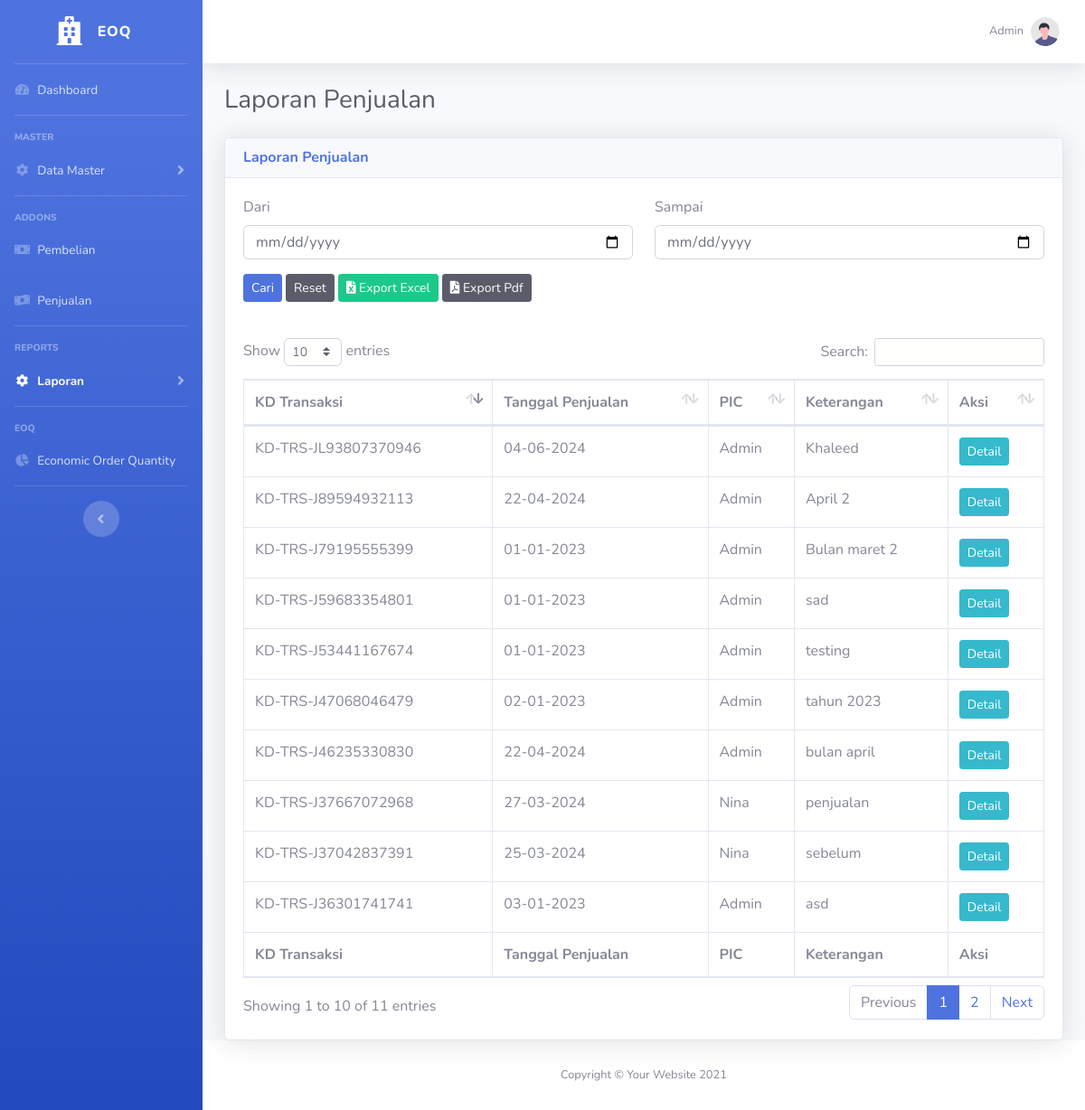
/pages/laporan/laporan_penjualan.php (signed in), run on the app's committed database.
### tables this page shows
CREATE TABLE `transaksi_penjualan` (
  `id` int(11) NOT NULL,
  `kd_transaksi` varchar(100) NOT NULL,
  `user_id` int(11) NOT NULL,
  `produk_id` int(11) NOT NULL,
  `stock_out` int(11) NOT NULL,
  `satuan_id` int(11) NOT NULL,
  `harga` int(11) NOT NULL,
  `total_harga` int(11) NOT NULL,
  `sup_id` int(11) NOT NULL,
  `tanggal` date NOT NULL,
  `keterangan` text NOT NULL
);

CREATE TABLE `user` (
  `id` int(10) NOT NULL,
  `nama` varchar(100) NOT NULL,
  `username` varchar(100) NOT NULL,
  `password` varchar(100) NOT NULL,
  `role_id` int(10) NOT NULL
);

### pages/laporan/laporan_penjualan.php (the view, shortened to what this page needs)
<!DOCTYPE html>
<html lang="en">
<head>
    <link href="../../vendor/fontawesome-free/css/all.min.css" rel="stylesheet" type="text/css">
    <link rel="stylesheet" href="../../css/sweetalert2.min.css">
    <link href="../../css/sb-admin-2.min.css" rel="stylesheet">
    <link href="../../vendor/datatables/dataTables.bootstrap4.min.css" rel="stylesheet" />
</head>
<body id="page-top">
    <div id="wrapper">
        <ul class="navbar-nav bg-gradient-primary sidebar sidebar-dark accordion" id="accordionSidebar">
            <a class="sidebar-brand d-flex align-items-center justify-content-center"
                <?php if ($_SESSION['role'] == 1) { ?> href="../apoteker/dashboard.php" <?php } else { ?>
                href="../admin/dashboard.php" <?php } ?>>
                <div class="sidebar-brand-icon">
                    <i class="fas fa-hospital"></i>
                </div>
                <div class="sidebar-brand-text mx-3">EOQ</div>
            </a>
            <hr class="sidebar-divider my-0">
            <li class="nav-item">
                <a class="nav-link" <?php if ($_SESSION['role'] == 1) { ?> href="../apoteker/dashboard.php"
                    <?php } else { ?> href="../admin/dashboard.php" <?php } ?>>
                    <i class="fas fa-fw fa-tachometer-alt"></i>
                    <span>Dashboard</span></a>
            </li>
            <?php if ($_SESSION['role'] == 2) { ?>
            <hr class="sidebar-divider">
            <div class="sidebar-heading">
                Master
            </div>
            <li class="nav-item">
                <a class="nav-link collapsed" href="#" data-toggle="collapse" data-target="#collapseTwo"
                    aria-expanded="true" aria-controls="collapseTwo">
                    <i class="fas fa-fw fa-cog"></i>
                    <span>Data Master</span>
                </a>
            </li>
            <hr class="sidebar-divider">
            <div class="sidebar-heading">
                Addons
            </div>
            <li class="nav-item">
                <a class="nav-link" href="../pembelian/index.php">
                    <i class="fas fa-fw fa-money-bill"></i>
                    <span>Pembelian</span></a>
            </li>
            <li class="nav-item">
                <a class="nav-link" href="../penjualan/index.php">
                    <i class="fas fa-fw fa-money-bill-wave"></i>
                    <span>Penjualan</span></a>
            </li>
            <?php } ?>
            <hr class="sidebar-divider">
            <div class="sidebar-heading">
                Reports
            </div>
            <li class="nav-item active">
                <a class="nav-link collapsed" href="#" data-toggle="collapse" data-target="#report" aria-expanded="true"
                    aria-controls="report">
                    <i class="fas fa-fw fa-cog"></i>
                    <span>Laporan</span>
                </a>
            </li>
            <hr class="sidebar-divider">
            <?php if ($_SESSION['role'] == 2) { ?>
            <div class="sidebar-heading">
                EOQ
            </div>
            <li class="nav-item">
                <a class="nav-link" href="../eoq/index.php">
                    <i class="fas fa-fw fa-chart-pie"></i>
                    <span>Economic Order Quantity</span></a>
            </li>
            <hr class="sidebar-divider d-none d-md-block">
            <?php } ?>
            <div class="text-center d-none d-md-inline">
                <button class="rounded-circle border-0" id="sidebarToggle"></button>
            </div>
        </ul>
        <div id="content-wrapper" class="d-flex flex-column">
            <div id="content">
                <nav class="navbar navbar-expand navbar-light bg-white topbar mb-4 static-top shadow">
                    <ul class="navbar-nav ml-auto">
                        <li class="nav-item dropdown no-arrow">
                            <a class="nav-link dropdown-toggle" href="#" id="userDropdown" role="button"
                                data-toggle="dropdown" aria-haspopup="true" aria-expanded="false">
                                <span
                                    class="mr-2 d-none d-lg-inline text-gray-600 small text-capitalize"><?= $_SESSION['username']; ?></span>
                                <img class="img-profile rounded-circle" src="../../img/undraw_profile.svg">
                            </a>
                        </li>
                    </ul>
                </nav>
                <div class="container-fluid">
                    <div class="d-sm-flex align-items-center justify-content-between mb-4">
                        <h1 class="h3 mb-0 text-gray-800">Laporan Penjualan</h1>
                    </div>
                    <div class="card shadow">
                        <div class="card-header d-flex align-items-center justify-content-between">
                            <h6 class="m-0 font-weight-bold text-primary">Laporan Penjualan</h6>
                        </div>
                        <?php
                            include '../../config/koneksi.php';
                            if (isset($_GET['dari']) && isset($_GET['sampai'])) {
                                $dari = $_GET['dari'];
                                $sampai = $_GET['sampai'];
                                $query = mysqli_query($conn,
                                "SELECT tp.id, tp.kd_transaksi, tp.tanggal, u.nama, tp.keterangan
                                FROM transaksi_penjualan AS tp
                                INNER JOIN produk AS p ON tp.produk_id = p.id
                                INNER JOIN user AS u ON tp.user_id = u.id
                                INNER JOIN satuan AS s ON tp.satuan_id = s.id
                                INNER JOIN supplier AS sup ON tp.sup_id = sup.id
                                WHERE tp.tanggal BETWEEN '$dari' AND '$sampai'
                                GROUP BY tp.kd_transaksi
                                ORDER BY tp.tanggal DESC");
                            } else {
                                $query = mysqli_query($conn,
                                "SELECT tp.id, tp.kd_transaksi, tp.tanggal, u.nama, tp.keterangan
                                FROM transaksi_penjualan AS tp
                                INNER JOIN produk AS p ON tp.produk_id = p.id
                                INNER JOIN user AS u ON tp.user_id = u.id
                                INNER JOIN satuan AS s ON tp.satuan_id = s.id
                                INNER JOIN supplier AS sup ON tp.sup_id = sup.id
                                GROUP BY tp.kd_transaksi
                                ORDER BY tp.tanggal DESC");
                            }
                        ?>
                        <div class="card-body">
                            <form action="" method="GET">
                                <div class="row">
                                    <div class="col">
                                        <div class="mb-3">
                                            <label for="dari" class="form-label">Dari</label>
                                            <input type="date" class="form-control" id="dari" name="dari">
                                        </div>
                                    </div>
                                    <div class="col">
                                        <div class="mb-3">
                                            <label for="sampai" class="form-label">Sampai</label>
                                            <input type="date" class="form-control" id="sampai" name="sampai">
                                        </div>
                                    </div>
                                </div>
                                <button type="submit" class="btn btn-sm btn-primary mb-4">Cari</button>
                                <a href="laporan_penjualan.php" class="btn btn-sm btn-dark text-white mb-4">Reset</a>
                                <a href="../reports/export-penjualan-excel.php?dari=<?= $dari ?>&sampai=<?= $sampai ?>"
                                    class="btn btn-sm btn-success text-white mb-4"><i class="fas fa-file-excel"></i>
                                    Export Excel</a>
                                <a href="../reports/export-penjualan-pdf.php?dari=<?= $dari ?>&sampai=<?= $sampai ?>"
                                    class="btn btn-sm btn-dark text-white mb-4" target="_blank"><i
                                        class="fas fa-file-pdf"></i>
                                    Export Pdf</a>
                            </form>
                            <div class="mt-3">
                                <table class="table table-bordered" id="tblPenjualan" style="width: 100%;">
                                    <thead>
                                        <tr>
                                            <th>KD Transaksi</th>
                                            <th>Tanggal Penjualan</th>
                                            <th>PIC</th>
                                            <th>Keterangan</th>
                                            <th>Aksi</th>
                                        </tr>
                                    </thead>
                                    <tbody>
                                        <?php
                                        while ($data = mysqli_fetch_array($query)) {
                                            ?>
                                        <tr>
                                            <td><?= $data['kd_transaksi'] ?></td>
                                            <td><?= date('d-m-Y', strtotime($data['tanggal'])) ?></td>
                                            <td><?= $data['nama'] ?></td>
                                            <td><?= $data['keterangan'] ?></td>
                                            <td><a class="btn btn-info btn-sm" id="btn-detail"
                                                    data-kode="<?= $data['kd_transaksi'] ?>">Detail</a></td>
                                        </tr>
                                        <?php
                                        }
                                        ?>
                                    </tbody>
                                    <tfoot>
                                        <tr>
                                            <th>KD Transaksi</th>
                                            <th>Tanggal Penjualan</th>
                                            <th>PIC</th>
                                            <th>Keterangan</th>
                                            <th>Aksi</th>
                                        </tr>
                                    </tfoot>
                                </table>
                            </div>
                        </div>
                    </div>
                </div>
            </div>
            <footer class="sticky-footer bg-white">
                <div class="container my-auto">
                    <div class="copyright text-center my-auto">
                        <span>Copyright &copy; Your Website 2021</span>
                    </div>
                </div>
            </footer>
        </div>
    </div>
</body>
</html>

### data on the page
transaksi_penjualan: kd_transaksi "KD-TRS-JL93807370946", tanggal "04-06-2024", user.nama "Admin", keterangan "Khaleed"
transaksi_penjualan: kd_transaksi "KD-TRS-J46235330830", tanggal "22-04-2024", user.nama "Admin", keterangan "bulan april"
transaksi_penjualan: kd_transaksi "KD-TRS-J89594932113", tanggal "22-04-2024", user.nama "Admin", keterangan "April 2"
transaksi_penjualan: kd_transaksi "KD-TRS-J37667072968", tanggal "27-03-2024", user.nama "Nina", keterangan "penjualan"
transaksi_penjualan: kd_transaksi "KD-TRS-J37042837391", tanggal "25-03-2024", user.nama "Nina", keterangan "sebelum"
transaksi_penjualan: kd_transaksi "KD-TRS-J36301741741", tanggal "03-01-2023", user.nama "Admin", keterangan "asd"
transaksi_penjualan: kd_transaksi "KD-TRS-J47068046479", tanggal "02-01-2023", user.nama "Admin", keterangan "tahun 2023"
transaksi_penjualan: kd_transaksi "KD-TRS-J53441167674", tanggal "01-01-2023", user.nama "Admin", keterangan "testing"
transaksi_penjualan: kd_transaksi "KD-TRS-J79195555399", tanggal "01-01-2023", user.nama "Admin", keterangan "Bulan maret 2"
transaksi_penjualan: kd_transaksi "KD-TRS-J59683354801", tanggal "01-01-2023", user.nama "Admin", keterangan "sad"

### other printed values
$_SESSION['username'] "Admin"
